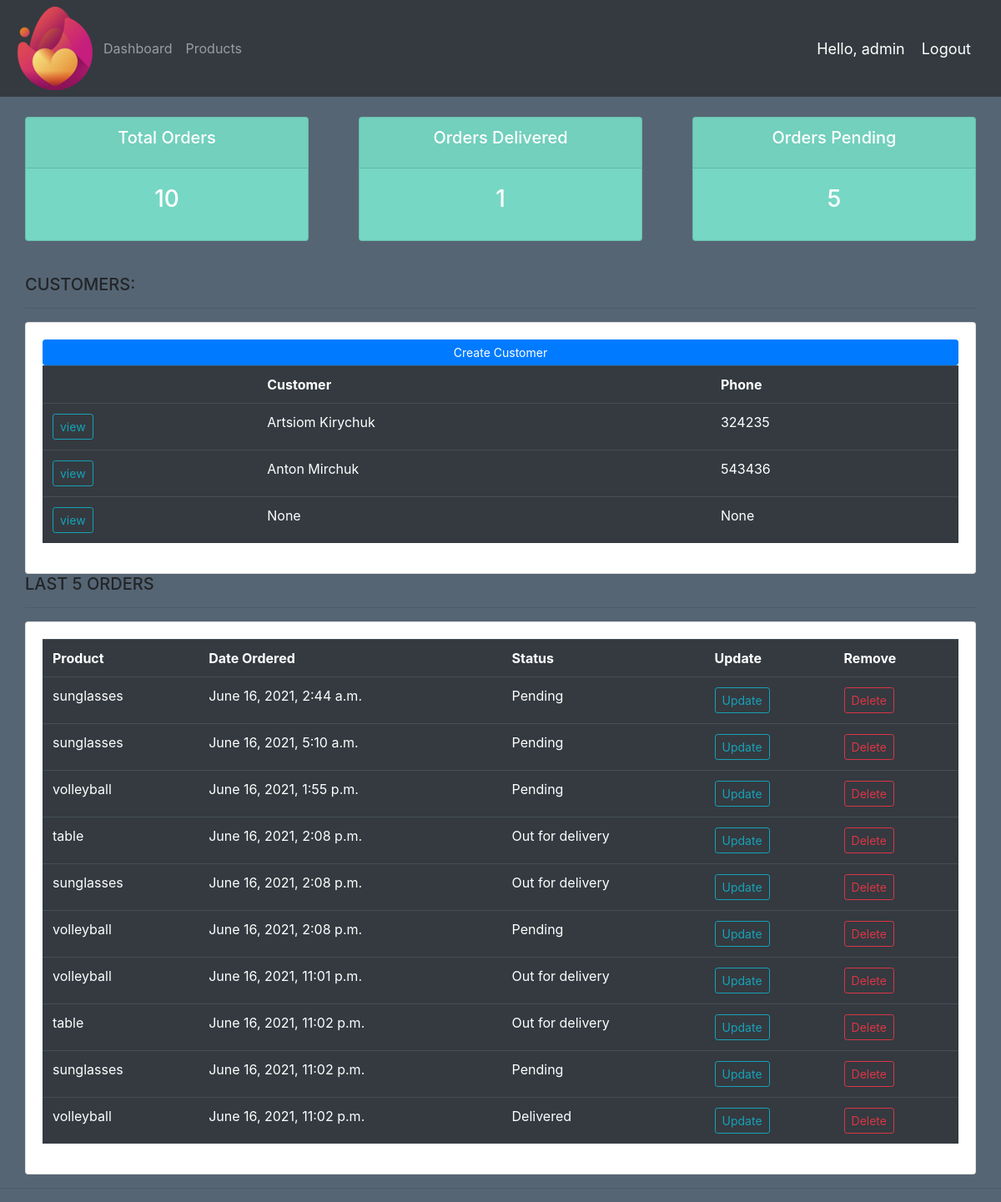
The app's page / (signed in) with its own data.
### accounts/models.py (models this page shows, shortened)
class Customer(models.Model):
    user = models.OneToOneField(User, null=True, on_delete=models.CASCADE)
    name = models.CharField(max_length=100, null=True)
    phone = models.CharField(max_length=15, null=True)
    email = models.CharField(max_length=50, null=True)
    date_created = models.DateTimeField(auto_now_add=True, null=True)

class Order(models.Model):
    STATUS = (
        ('Pending', 'Pending'),
        ('Out for delivery', 'Out for delivery'),
        ('Delivered', 'Delivered'),
    )
    customer = models.ForeignKey(Customer, null=True, on_delete=models.SET_NULL)
    product = models.ForeignKey(Product, null=True, on_delete=models.SET_NULL)
    date_created = models.DateTimeField(auto_now_add=True, null=True)
    status = models.CharField(max_length=100, null=True, choices=STATUS)

class Product(models.Model):
    CATEGORY = (
        ('Indoor', 'Indoor'),
        ('Outdoor', 'Outdoor'),
    )
    name = models.CharField(max_length=100, null=True)
    price = models.FloatField(null=True)
    category = models.CharField(max_length=100, null=True, choices=CATEGORY)
    description = models.CharField(max_length=200, null=True, blank=True)
    date_created = models.DateTimeField(auto_now_add=True, null=True)
    tags = models.ManyToManyField(Tag)
    def __str__(self):
        return self.name

### accounts/decorators.py (the view)
	def wrapper_function(request, *args, **kwargs):
		group = None
		if request.user.groups.exists():
			group = request.user.groups.all()[0].name
		if group == 'customer':
			return redirect('user-page')
		if group == 'admin':
			return view_func(request, *args, **kwargs)

### accounts/views.py (called while the page is built)
@login_required(login_url='login')
@admin_only
def home(request):
    orders = Order.objects.all()
    customers = Customer.objects.all()
    count_customers = customers.count()
    count_orders = orders.count()
    delivered = orders.filter(status='Delivered').count()
    pending = orders.filter(status='Pending').count()
    dict = {'orders': orders, 'customers': customers, 'count_customers': count_customers,
            'count_orders': count_orders, 'delivered': delivered, 'pending': pending}
    return render(request, 'accounts/dashboard.html', dict)

### accounts/templates/accounts/dashboard.html
{%  extends 'accounts/main.html' %}
{% block content %}
{%  include 'accounts/status.html' %}
<br>
	<div class="col-md-12">
		<h5>CUSTOMERS:</h5>
		<hr>
		<div class="card card-body">
			<a class="btn btn-primary  btn-sm btn-block" href="">Create Customer</a>
			<table class="table table-dark">
				<tr>
					<th></th>
					<th>Customer</th>
					<th>Phone</th>
				</tr>
				{% for customer in customers %}
					<tr>
						<td><a class="btn btn-outline-info btn-sm" href="{% url 'customer' customer.id %}">view</a></td>
						<td>{{customer.name}}</td>
						<td>{{customer.phone}}</td>
					</tr>
				{% endfor %}
			</table>
		</div>
	</div>
	<div class="col-md-12">
		<h5>LAST 5 ORDERS</h5>
		<hr>
		<div class="card card-body">
			<table class="table table-dark">
				<tr>
					<th>Product</th>
					<th>Date Ordered</th>
					<th>Status</th>
					<th>Update</th>
					<th>Remove</th>
				</tr>
				{% for order in orders %}
					<tr>
						<td>{{order.product}}</td>
						<td>{{order.date_created}}</td>
						<td>{{order.status}}</td>
						<td><a class="btn btn-outline-info btn-sm" href="{% url 'update_order' order.id %}">Update</a> </td>
						<td><a class="btn btn-outline-danger btn-sm" href="{% url 'delete_order' order.id %}">Delete</a> </td>
					</tr>
				{% endfor %}
			</table>
		</div>
	</div>
</div>
{% endblock %}

### accounts/templates/accounts/main.html (shortened to what this page needs)
{% load static %}
<!DOCTYPE <html></html>
<html>
<head>
	<link rel="stylesheet" href="https://stackpath.bootstrapcdn.com/bootstrap/4.3.1/css/bootstrap.min.css">
    <link rel="stylesheet" type="text/css" href="{% static '/css/main.css' %}">
</head>
<body>
	{%  include 'accounts/navbar.html' %}
	<div class="container-fluid">
	{% block content %}
	{% endblock %}
	<hr>
</body>
</html>

### accounts/templates/accounts/navbar.html (shortened to what this page needs)
{% load static %}
<nav class="navbar navbar-expand-lg navbar-dark bg-dark">
  <img src="{% static 'images/im1.png'   %}">
  <div class="collapse navbar-collapse" id="navbarNav">
    <ul class="navbar-nav">
      {% if request.user.is_staff %}
      <li class="nav-item ">
        <a class="nav-link" href="{% url 'home' %}">Dashboard </a>
      </li>
      <li class="nav-item">
        <a class="nav-link" href="{% url 'products' %}">Products</a>
      </li>
      {% endif %}
    </ul>
  </div>
  <span class="hello-msg">Hello, {{request.user}} </span>
  <span><a class="hello-msg" href="{% url 'logout' %}">Logout</a> </span>
</nav>

### accounts/templates/accounts/status.html
<br>
<div class="row">
	<div class="col">
		<div class="col-md">
			<div class="card text-center text-white  mb-3" id="total-orders">
			  	<div class="card-header">
			  		<h5 class="card-title">Total Orders</h5>
			  	</div>
			  	<div class="card-body">
			    	<h3 class="card-title">{{count_orders}}</h3>
			  	</div>
			</div>
		</div>
	</div>
	<div class="col">
		<div class="col-md">
			<div class="card text-center text-white  mb-3" id="orders-delivered">
			  	<div class="card-header">
			  		<h5 class="card-title">Orders Delivered</h5>
			  	</div>
			  	<div class="card-body">
			    	<h3 class="card-title">{{delivered}}</h3>
			  	</div>
			</div>
		</div>
	</div>
	<div class="col">
		<div class="col-md">
			<div class="card text-center text-white  mb-3" id="orders-pending">
			  	<div class="card-header">
			  		<h5 class="card-title">Orders Pending</h5>
			  	</div>
			  	<div class="card-body">
			    	<h3 class="card-title">{{pending}}</h3>
			  	</div>
			</div>
		</div>
	</div>
</div>

### static/css/main.css (style rules this page uses)
body { background-color: #566573; }
#total-orders { background-color: #76D7C4; }
#orders-delivered { background-color: #76D7C4 ; }
#orders-pending { background-color: #76D7C4; }

### accounts/templates/accounts/navbar.html (style rules this page uses)
.hello-msg { font-size: 18px; color: #fff; margin-right: 20px; }

### records on screen
Customer: name "Artsiom Kirychuk", phone "324235"
Customer: name "Anton Mirchuk", phone "543436"
Customer: name "None", phone "None"
Order: product "sunglasses", date_created "June 16, 2021, 2:44 a.m.", status "Pending"
Order: product "sunglasses", date_created "June 16, 2021, 5:10 a.m.", status "Pending"
Order: product "volleyball", date_created "June 16, 2021, 1:55 p.m.", status "Pending"
Order: product "table", date_created "June 16, 2021, 2:08 p.m.", status "Out for delivery"
Order: product "sunglasses", date_created "June 16, 2021, 2:08 p.m.", status "Out for delivery"
Order: product "volleyball", date_created "June 16, 2021, 2:08 p.m.", status "Pending"
Order: product "volleyball", date_created "June 16, 2021, 11:01 p.m.", status "Out for delivery"
Order: product "table", date_created "June 16, 2021, 11:02 p.m.", status "Out for delivery"
Order: product "sunglasses", date_created "June 16, 2021, 11:02 p.m.", status "Pending"
Order: product "volleyball", date_created "June 16, 2021, 11:02 p.m.", status "Delivered"

### other values on screen
{{ request.user }} "admin"
{{ count_orders }} "10"
{{ delivered }} "1"
{{ pending }} "5"
